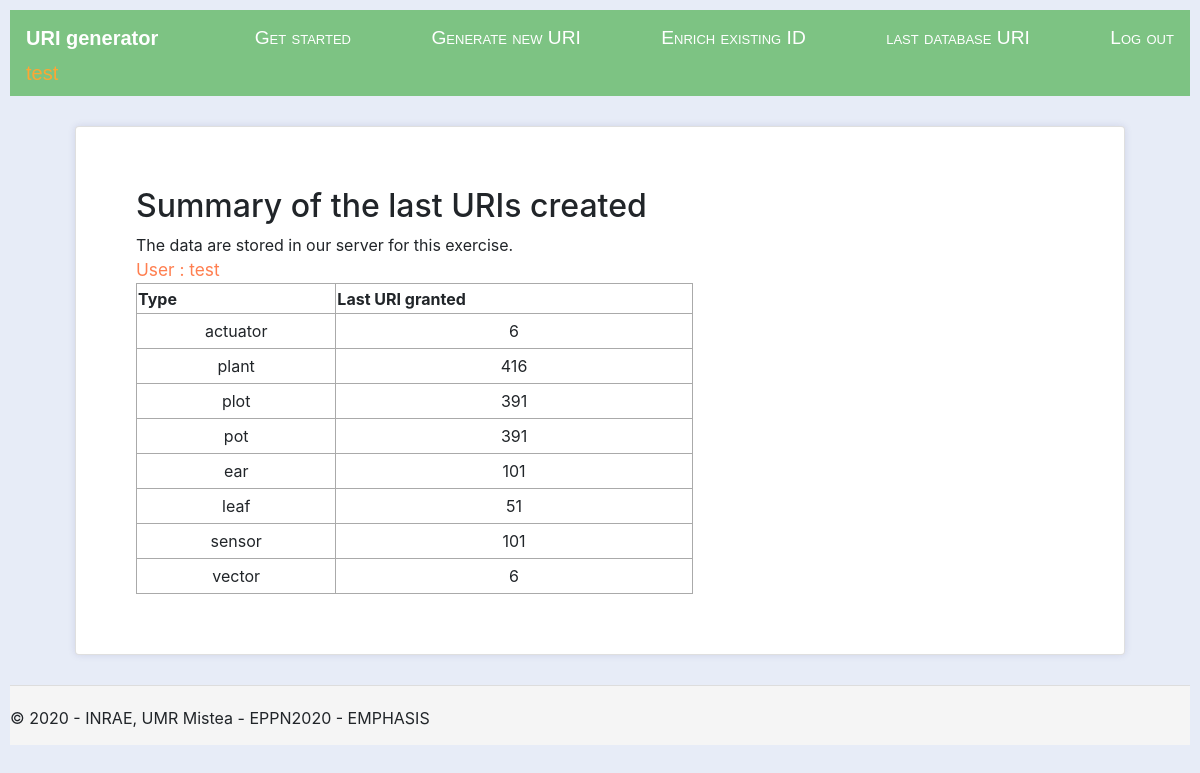
Before: /your_database (signed in) with the older database file.
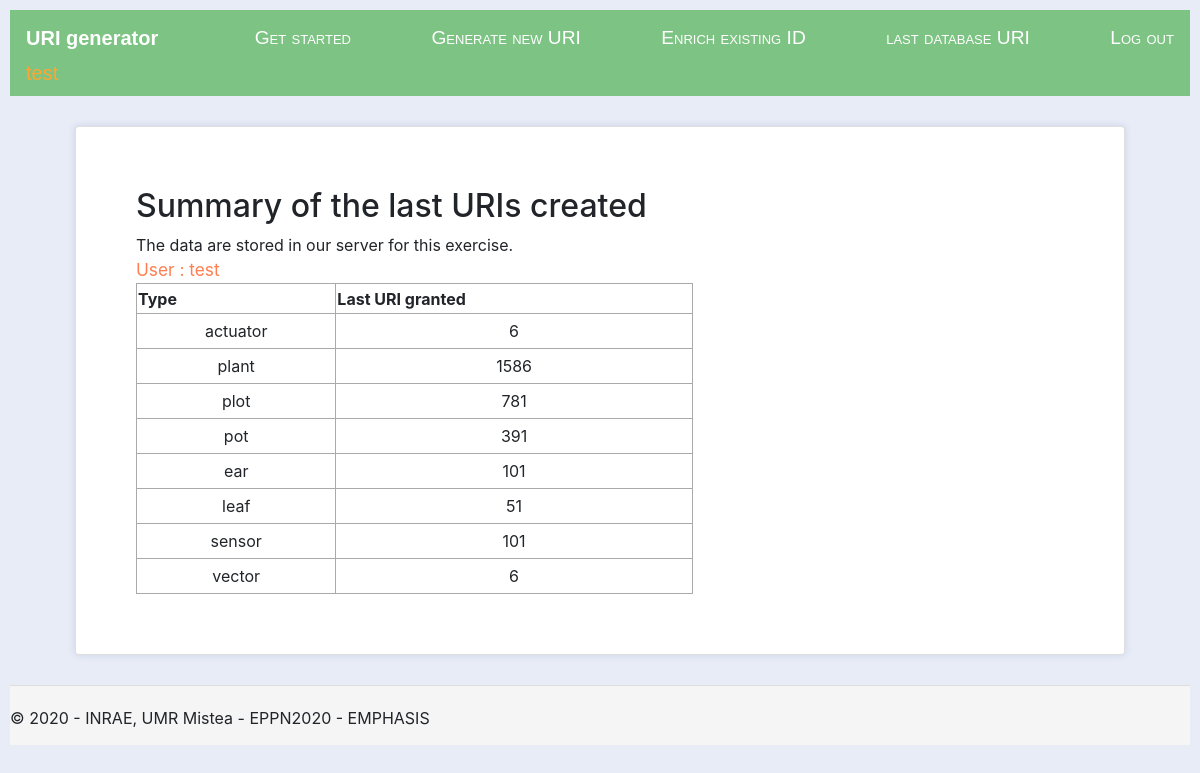
After: the same page with the newer database file.
### main.py (models this page shows)
class user_collected_URI(db.Model):
    id = db.Column(db.Integer, primary_key=True)
    user = db.Column(db.String(200), nullable=False)
    type = db.Column(db.String(200), nullable=False)
    lastvalue = db.Column(db.String(200), nullable=False, default=1)
    date_created = db.Column(db.DateTime, default=datetime.utcnow)

### main.py (the view)
@app.route("/your_database")
def your_database():
    collections = user_collected_URI.query.filter_by(user = session['username'])
    return render_template("your_database.html", collections=collections, username = session['username'], statut = session['logged_in'])

### templates/your_database.html (shortened to what this page needs)
{% extends "generator.html" %}
{% block content %}
<h2>Summary of the last URIs created</h2>
<p style=" color: coral; width: 15%;">
  </p>
<table class=content>
    <tr>
        <th>Type</th>
        <th>Last URI granted</th>
    </tr>
    {% for collection in collections %}
    <tr>
        <td>{{collection.type}}</td>
        <td>{{collection.lastvalue}}</td>
    </tr>
    {% endfor %}
</table>
{% endblock %}

### templates/generator.html (shortened to what this page needs)
<!DOCTYPE html>
<html>
  <head>
    <link rel="stylesheet" type="text/css" href="static/css/style.css" />
    <link
      rel="stylesheet"
      href="https://cdnjs.cloudflare.com/ajax/libs/font-awesome/4.7.0/css/font-awesome.min.css"
    />
    <link
      rel="stylesheet"
      type="text/css"
      href="static/css/bootstrap.min.css"
    />
  </head>
  <body>
    <div class="navbar dropdown">
      <a href="home" class="navbar-brand">URI generator</a>
       {% if statut %}
      <a href="get_started" class="navbar-item">Get started</a>
      <a href="import_dataset" class="navbar-item">Generate new URI</a>
      <a href="existing_ID" class="navbar-item">Enrich existing ID</a>
      <a href="your_database" class="navbar-item">last database URI</a>
      <a href="logout" class="navbar-item">Log out</a>
      <a
        style="
          color: rgb(253, 166, 52);
          width: 30%;
          font-size: 20px;
          float: right;
        "
        ;
      >
      </a>
      {% endif %}
    </div>
    <div class="card" id="URI_generator">
      {% block content %} {% endblock %}
    </div>
    <footer>
      <p>© 2020 - INRAE, UMR Mistea - EPPN2020 - EMPHASIS</p>
    </footer>
  </body>
</html>

### static/css/style.css (style rules this page uses)
body { height: 100% !important; margin: 0; padding: 10px; background: #e7ecf7 !important; font-family: "Lato", sans-serif; }
.card { width: 1050px; max-width: 93%; min-width: 60%; height: fit-content; margin: 30px auto; padding: 60px; background: white; box-shadow: 0 0 7px rgba(65, 67, 144, 0.15); }
.card p { margin: 0; color: #667a99; font-size: 1.08em; }
footer { height: 60px; background-color: #f5f5f5; border-top: 1px solid #ddd; padding-top: 20px; }
.navbar { background-color: #7dc383; font-size: 1.2em; font-family: "Trebuchet MS", "Lucida Sans Unicode", "Lucida Grande", "Lucida Sans", Arial, sans-serif; color: rgb(255, 255, 255); padding: 10px 8px 10px 8px; }
.navbar a { text-decoration: none; color: inherit; }
.navbar-brand { font-size: 1.4em; font-weight: 600; }
.navbar-item { font-variant: small-caps; margin-left: 30px; }
.content { margin: 0; width: 60%; }
table, td, th { border: 1px solid #aaa; }
table { border-collapse: collapse; width: 100%; }
th { height: 30px; }
td { text-align: center; padding: 5px; }

Changed rows visible on the page:
changed user_collected_URI (number 2 of 8 on the later page): lastvalue "416" → "1586"
changed user_collected_URI (number 3 of 8 on the later page): lastvalue "391" → "781"
